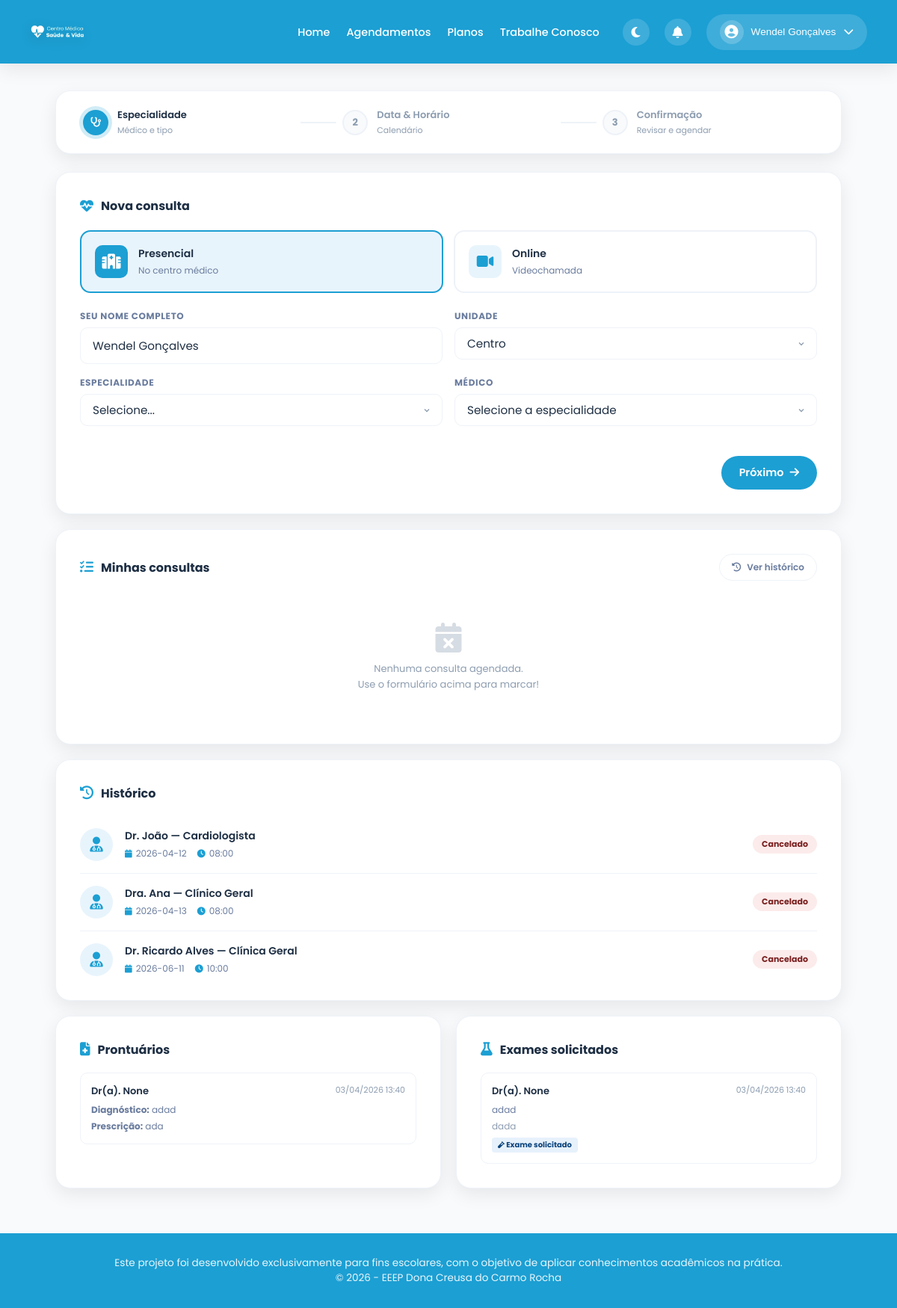
/agendamentos (signed in), run on the app's committed database.
### tables this page shows
CREATE TABLE consultas (
        id INTEGER PRIMARY KEY AUTOINCREMENT,
        nome TEXT,
        email TEXT,
        tipo TEXT,
        especialidade TEXT,
        medico TEXT,
        data TEXT,
        hora TEXT,
        unidade TEXT,
        status TEXT
    , usuario_id INTEGER, prontuario TEXT, exame_solicitado TEXT, diagnostico TEXT, receita TEXT);

CREATE TABLE prontuarios (
        id INTEGER PRIMARY KEY AUTOINCREMENT,
        paciente_email TEXT,
        paciente_nome TEXT,
        medico TEXT,
        observacoes TEXT,
        diagnostico TEXT,
        prescricao TEXT,
        data TEXT
    );

CREATE TABLE exames (
        id INTEGER PRIMARY KEY AUTOINCREMENT,
        paciente_email TEXT,
        paciente_nome TEXT,
        medico TEXT,
        exame TEXT,
        detalhes TEXT,
        data TEXT
    );

### agendamento.py (the view)
@agendamento_bp.route('/agendamentos')
def pagina_agendamentos():
    if 'usuario' not in session:
        return redirect('/')
    email = session['usuario']
    conn = sqlite3.connect('banco.db')
    cursor = conn.cursor()
    cursor.execute("""
    SELECT * FROM consultas
    WHERE email=? AND status != 'Finalizado' AND status != 'Cancelado'
    """, (email,))
    consultas = cursor.fetchall()
    cursor.execute("""
    SELECT * FROM consultas
    WHERE email=? AND (status='Finalizado' OR status='Cancelado')
    """, (email,))
    historico = cursor.fetchall()
    cursor.execute("""
    SELECT * FROM prontuarios
    WHERE paciente_email=?
    ORDER BY id DESC
    """, (email,))
    prontuarios = cursor.fetchall()
    cursor.execute("""
    SELECT * FROM exames
    WHERE paciente_email=?
    ORDER BY id DESC
    """, (email,))
    exames = cursor.fetchall()
    conn.close()
    return render_template('agendamentos.html',
        consultas=consultas,
        historico=historico,
        prontuarios=prontuarios,
        exames=exames
    )

### templates/agendamentos.html (shortened to what this page needs)
{% extends "base.html" %}
{% block content %}
<div class="page-wrap">
  <div class="stepper">
    <div class="step">
      <div class="step-num active" id="sn1"><i class="fas fa-stethoscope" style="font-size:13px"></i></div>
      <div class="step-info">
        <div class="step-label" id="sl1">Especialidade</div>
        <div class="step-sub">Médico e tipo</div>
      </div>
    </div>
    <div class="step-line" id="line1"></div>
    <div class="step">
      <div class="step-num pending" id="sn2">2</div>
      <div class="step-info">
        <div class="step-label pending" id="sl2">Data &amp; Horário</div>
        <div class="step-sub">Calendário</div>
      </div>
    </div>
    <div class="step-line" id="line2"></div>
    <div class="step">
      <div class="step-num pending" id="sn3">3</div>
      <div class="step-info">
        <div class="step-label pending" id="sl3">Confirmação</div>
        <div class="step-sub">Revisar e agendar</div>
      </div>
    </div>
  </div>
  <div class="step-view active" id="view1">
    <div class="card">
      <div class="card-title" style="margin-bottom:20px">
        <i class="fas fa-heart-pulse"></i> Nova consulta
      </div>
      <div class="type-options">
        <label class="type-option active" id="lbl-presencial">
          <div class="type-icon"><i class="fas fa-hospital"></i></div>
          <div>
            <div class="type-title">Presencial</div>
            <div class="type-desc">No centro médico</div>
          </div>
        </label>
        <label class="type-option" id="lbl-online">
          <div class="type-icon"><i class="fas fa-video"></i></div>
          <div>
            <div class="type-title">Online</div>
            <div class="type-desc">Videochamada</div>
          </div>
        </label>
      </div>
      <div class="form-row">
        <div class="form-group">
          <label class="form-label">Seu nome completo</label>
          <input class="form-control" type="text" id="inp-nome" placeholder="Digite seu nome" value="{{ session.get('nome', '') }}" />
        </div>
        <div class="form-group">
          <label class="form-label">Unidade</label>
          <select class="form-control" id="inp-unidade">
            <option value="Centro">Centro</option>
          </select>
        </div>
      </div>
      <div class="form-row">
        <div class="form-group">
          <label class="form-label">Especialidade</label>
          <select class="form-control" id="inp-especialidade" onchange="carregarMedicos()">
            <option value="">Selecione...</option>
          </select>
        </div>
        <div class="form-group">
          <label class="form-label">Médico</label>
          <select class="form-control" id="inp-medico">
            <option value="">Selecione a especialidade</option>
          </select>
        </div>
      </div>
      <div class="btn-actions">
        <button class="btn btn-primary" onclick="irStep(2)">
          Próximo <i class="fas fa-arrow-right"></i>
        </button>
      </div>
    </div>
  </div>
  <div class="card">
    <div class="card-header">
      <div class="card-title">
        <i class="fas fa-list-check"></i> Minhas consultas
      </div>
      <a href="#historico" class="btn btn-ghost" style="padding:8px 16px;font-size:12px;border-radius:50px" onclick="document.getElementById('historico').scrollIntoView({behavior:'smooth'})">
        <i class="fas fa-clock-rotate-left"></i> Ver histórico
      </a>
    </div>
    {% if consultas %}
      {% for c in consultas %}
      <div class="consulta-item">
        <div class="consulta-avatar"><i class="fas fa-user-doctor"></i></div>
        <div class="consulta-body">
          <div class="consulta-name">{{ c[5] }} — {{ c[4] }}</div>
          <div class="consulta-meta">
            <span><i class="fas fa-calendar"></i> {{ c[6] }}</span>
            <span><i class="fas fa-clock"></i> {{ c[7] }}</span>
            <span><i class="fas fa-location-dot"></i> {{ c[8] }}</span>
          </div>
        </div>
        <div class="consulta-actions">
          {% if c[9] == 'Confirmado' %}
            <span class="badge badge-success">{{ c[9] }}</span>
          {% elif c[9] == 'Aguardando' %}
            <span class="badge badge-warning">{{ c[9] }}</span>
          {% else %}
            <span class="badge badge-info">{{ c[9] }}</span>
          {% endif %}
          <div style="display:flex;gap:8px;align-items:center">
            <button class="btn btn-ghost btn-sm" onclick="abrirComprovante('{{ c[0] }}','{{ c[5] }}','{{ c[4] }}','{{ c[6] }}','{{ c[7] }}','{{ c[8] }}','{{ c[9] }}')">
              <i class="fas fa-file-pdf"></i> Comprovante
            </button>
            <form method="POST" action="/cancelar_consulta" onsubmit="return confirm('Cancelar esta consulta?')">
              <input type="hidden" name="id" value="{{ c[0] }}" />
              <button type="submit" class="btn btn-danger">
                <i class="fas fa-xmark"></i> Cancelar
              </button>
            </form>
          </div>
        </div>
      </div>
      {% endfor %}
    {% else %}
      <div class="empty-state">
        <i class="fas fa-calendar-xmark"></i>
        <p>Nenhuma consulta agendada.<br>Use o formulário acima para marcar!</p>
      </div>
    {% endif %}
  </div>
  <div class="card" id="historico">
    <div class="card-title" style="margin-bottom:18px">
      <i class="fas fa-clock-rotate-left"></i> Histórico
    </div>
    {% if historico %}
      {% for c in historico %}
      <div class="consulta-item">
        <div class="consulta-avatar"><i class="fas fa-user-doctor"></i></div>
        <div class="consulta-body">
          <div class="consulta-name">{{ c[5] }} — {{ c[4] }}</div>
          <div class="consulta-meta">
            <span><i class="fas fa-calendar"></i> {{ c[6] }}</span>
            <span><i class="fas fa-clock"></i> {{ c[7] }}</span>
          </div>
        </div>
        {% if c[9] == 'Finalizado' %}
          <span class="badge badge-success">{{ c[9] }}</span>
        {% else %}
          <span class="badge badge-danger">{{ c[9] }}</span>
        {% endif %}
      </div>
      {% endfor %}
    {% else %}
      <div class="empty-state">
        <i class="fas fa-file-circle-xmark"></i>
        <p>Nenhum histórico disponível ainda.</p>
      </div>
    {% endif %}
  </div>
  <div class="bottom-grid">
    <div class="card" style="margin-bottom:0">
      <div class="card-title" style="margin-bottom:18px">
        <i class="fas fa-file-medical"></i> Prontuários
      </div>
      {% if prontuarios %}
        {% for p in prontuarios %}
        <div class="registro-item">
          <div class="registro-header">
            <span class="registro-medico">Dr(a). {{ p[3] }}</span>
            <span class="registro-data">{{ p[7] }}</span>
          </div>
          {% if p[5] %}<div class="registro-detail"><strong>Diagnóstico:</strong> {{ p[5] }}</div>{% endif %}
          {% if p[6] %}<div class="registro-detail" style="margin-top:4px"><strong>Prescrição:</strong> {{ p[6] }}</div>{% endif %}
        </div>
        {% endfor %}
      {% else %}
        <div class="empty-state">
          <i class="fas fa-file-circle-xmark"></i>
          <p>Nenhum prontuário disponível</p>
        </div>
      {% endif %}
    </div>
    <div class="card" style="margin-bottom:0">
      <div class="card-title" style="margin-bottom:18px">
        <i class="fas fa-flask"></i> Exames solicitados
      </div>
      {% if exames %}
        {% for e in exames %}
        <div class="registro-item">
          <div class="registro-header">
            <span class="registro-medico">Dr(a). {{ e[3] }}</span>
            <span class="registro-data">{{ e[6] }}</span>
          </div>
          <div class="registro-detail">{{ e[4] }}</div>
          {% if e[5] %}<div class="registro-detail" style="margin-top:4px;color:var(--text-muted)">{{ e[5] }}</div>{% endif %}
          <span class="registro-tag"><i class="fas fa-vial" style="font-size:9px"></i> Exame solicitado</span>
        </div>
        {% endfor %}
      {% else %}
        <div class="empty-state">
          <i class="fas fa-flask"></i>
          <p>Nenhum exame solicitado</p>
        </div>
      {% endif %}
    </div>
  </div>
</div>
{% endblock %}

### templates/base.html (style rules this page uses)
* { margin: 0; padding: 0; box-sizing: border-box; }
:root { --primary: #1c9fd3; --primary-dark: #1482ae; --primary-light: #e8f4fc; --secondary: #0a1220; --text-dark: #1e2f44; --text-gray: #6a7c9e; --text-light: #8d9db0; --white: #ffffff; --gray-bg: #f8fafc; --border: #eef2f8; --success: #10b981; --warning: #f59e0b; --error: #ef4444; --shadow-sm: 0 4px 12px rgba(0,0,0,0.05); --shadow-md: 0 8px 24px rgba(0,0,0,0.08); --shadow-lg: 0 20px 40px rgba(0,0,0,0.1); --transition: all 0.3s ease; }
body { font-family: 'Poppins', 'Montserrat', 'Segoe UI', sans-serif; background: var(--gray-bg); color: var(--text-dark); overflow-x: hidden; min-height: 100vh; display: flex; flex-direction: column; }

### data on the page
consultas: medico "Dr. João", especialidade "Cardiologista", data "2026-04-12", hora "08:00", status "Cancelado"
consultas: medico "Dra. Ana", especialidade "Clínico Geral", data "2026-04-13", hora "08:00", status "Cancelado"
consultas: medico "Dr. Ricardo Alves", especialidade "Clínica Geral", data "2026-06-11", hora "10:00", status "Cancelado"
prontuarios: p "None", data "03/04/2026 13:40", diagnostico "adad", prescricao "ada"
exames: e "None", data "03/04/2026 13:40", exame "adad", detalhes "dada"

### other printed values
{{ session.nome if session.nome else 'Usuário' }} "Wendel Gonçalves"
